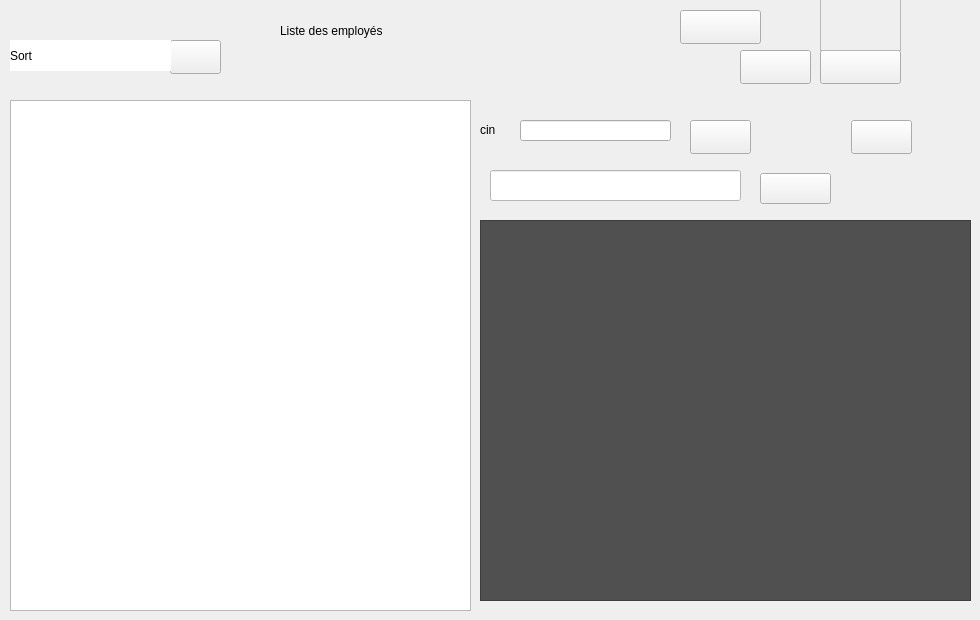
    <widget class="QWidget" name="affichage">
     <attribute name="title">
      <string>Tab 2</string>
     </attribute>
     <widget class="QTableView" name="tableView_Affichage_Emp">
      <property name="geometry">
       <rect>
        <x>10</x>
        <y>100</y>
        <width>461</width>
        <height>511</height>
       </rect>
      </property>
     </widget>
     <widget class="QLabel" name="label_5">
      <property name="geometry">
       <rect>
        <x>280</x>
        <y>10</y>
        <width>381</width>
        <height>41</height>
       </rect>
      </property>
      <property name="styleSheet">
       <string notr="true">font: 75 16pt &quot;MS Shell Dlg 2&quot;;</string>
      </property>
      <property name="text">
       <string>Liste des employés</string>
      </property>
      <property name="margin">
       <number>50</number>
      </property>
     </widget>
     <widget class="QPushButton" name="pushButton_supp_emp">
      <property name="geometry">
       <rect>
        <x>690</x>
        <y>120</y>
        <width>61</width>
        <height>34</height>
       </rect>
      </property>
      <property name="styleSheet">
       <string notr="true">image: url(:/img/trash.png);</string>
      </property>
      <property name="text">
       <string/>
      </property>
     </widget>
     <widget class="QPushButton" name="pushButton_4">
      <property name="geometry">
       <rect>
        <x>820</x>
        <y>50</y>
        <width>81</width>
        <height>34</height>
       </rect>
      </property>
      <property name="styleSheet">
       <string notr="true">image: url(:/img/fleche.png);</string>
      </property>
      <property name="text">
       <string/>
      </property>
     </widget>
     <widget class="QPushButton" name="pushButton_5">
      <property name="geometry">
       <rect>
        <x>740</x>
        <y>50</y>
        <width>71</width>
        <height>34</height>
       </rect>
      </property>
      <property name="styleSheet">
       <string notr="true">image: url(:/img/precedent.png);</string>
      </property>
      <property name="text">
       <string/>
      </property>
     </widget>
     <widget class="QFrame" name="frame_5">
      <property name="geometry">
       <rect>
        <x>820</x>
        <y>-10</y>
        <width>81</width>
        <height>61</height>
       </rect>
      </property>
      <property name="styleSheet">
       <string notr="true">image: url(:/img/273748291_4587502171372904_7310387823936526442_n.png);</string>
      </property>
      <property name="frameShape">
       <enum>QFrame::StyledPanel</enum>
      </property>
      <property name="frameShadow">
       <enum>QFrame::Raised</enum>
      </property>
     </widget>
     <widget class="QLineEdit" name="lineEdit_recherche">
      <property name="geometry">
       <rect>
        <x>490</x>
        <y>170</y>
        <width>251</width>
        <height>31</height>
       </rect>
      </property>
      <property name="tabletTracking">
       <bool>false</bool>
      </property>
      <property name="toolTip">
       <string/>
      </property>
      <property name="toolTipDuration">
       <number>-1</number>
      </property>
      <property name="autoFillBackground">
       <bool>false</bool>
      </property>
      <property name="styleSheet">
       <string notr="true">
color: rgb(0, 0, 0);
font: 75 8pt &quot;MS Shell Dlg 2&quot;;
background-color: rgb(255, 255, 255);</string>
      </property>
      <property name="frame">
       <bool>true</bool>
      </property>
      <property name="dragEnabled">
       <bool>false</bool>
      </property>
      <property name="readOnly">
       <bool>false</bool>
      </property>
      <property name="clearButtonEnabled">
       <bool>false</bool>
      </property>
     </widget>
     <widget class="QPushButton" name="pushButton_sort">
      <property name="geometry">
       <rect>
        <x>170</x>
        <y>40</y>
        <width>51</width>
        <height>34</height>
       </rect>
      </property>
      <property name="styleSheet">
       <string notr="true">image: url(:/img/sort.png);</string>
      </property>
      <property name="text">
       <string/>
      </property>
     </widget>
     <widget class="QLabel" name="label_sort">
      <property name="geometry">
       <rect>
        <x>10</x>
        <y>40</y>
        <width>161</width>
        <height>31</height>
       </rect>
      </property>
      <property name="mouseTracking">
       <bool>false</bool>
      </property>
      <property name="styleSheet">
       <string notr="true">background-color: rgb(255, 255, 255);
color: rgb(0, 0, 0);</string>
      </property>
      <property name="frameShape">
       <enum>QFrame::NoFrame</enum>
      </property>
      <property name="frameShadow">
       <enum>QFrame::Raised</enum>
      </property>
      <property name="text">
       <string>Sort</string>
      </property>
      <property name="scaledContents">
       <bool>false</bool>
      </property>
      <property name="wordWrap">
       <bool>false</bool>
      </property>
      <property name="margin">
       <number>50</number>
      </property>
     </widget>
     <widget class="QLineEdit" name="lineEdit_supp">
      <property name="geometry">
       <rect>
        <x>520</x>
        <y>120</y>
        <width>151</width>
        <height>21</height>
       </rect>
      </property>
     </widget>
     <widget class="QLabel" name="label_4">
      <property name="geometry">
       <rect>
        <x>480</x>
        <y>120</y>
        <width>41</width>
        <height>20</height>
       </rect>
      </property>
      <property name="styleSheet">
       <string notr="true">font: 8pt &quot;MS Shell Dlg 2&quot;;</string>
      </property>
      <property name="text">
       <string>cin</string>
      </property>
     </widget>
     <widget class="QTableView" name="tableView">
      <property name="geometry">
       <rect>
        <x>480</x>
        <y>220</y>
        <width>491</width>
        <height>381</height>
       </rect>
      </property>
      <property name="styleSheet">
       <string notr="true">background-color: rgb(255, 255, 255);
background-color: rgb(80, 80, 80);</string>
      </property>
     </widget>
     <widget class="QPushButton" name="pushButton">
      <property name="geometry">
       <rect>
        <x>760</x>
        <y>173</y>
        <width>71</width>
        <height>31</height>
       </rect>
      </property>
      <property name="styleSheet">
       <string notr="true">image: url(:/img/search.png);</string>
      </property>
      <property name="text">
       <string/>
      </property>
     </widget>
     <widget class="QPushButton" name="pushButton_print_3">
      <property name="geometry">
       <rect>
        <x>680</x>
        <y>10</y>
        <width>81</width>
        <height>34</height>
       </rect>
      </property>
      <property name="styleSheet">
       <string notr="true">image: url(:/img/print.png);</string>
      </property>
      <property name="text">
       <string/>
      </property>
     </widget>
     <widget class="QPushButton" name="pushButton_stat">
      <property name="geometry">
       <rect>
        <x>851</x>
        <y>120</y>
        <width>61</width>
        <height>34</height>
       </rect>
      </property>
      <property name="styleSheet">
       <string notr="true">image: url(:/img/stats.png);</string>
      </property>
      <property name="text">
       <string/>
      </property>
     </widget>
    </widget>
